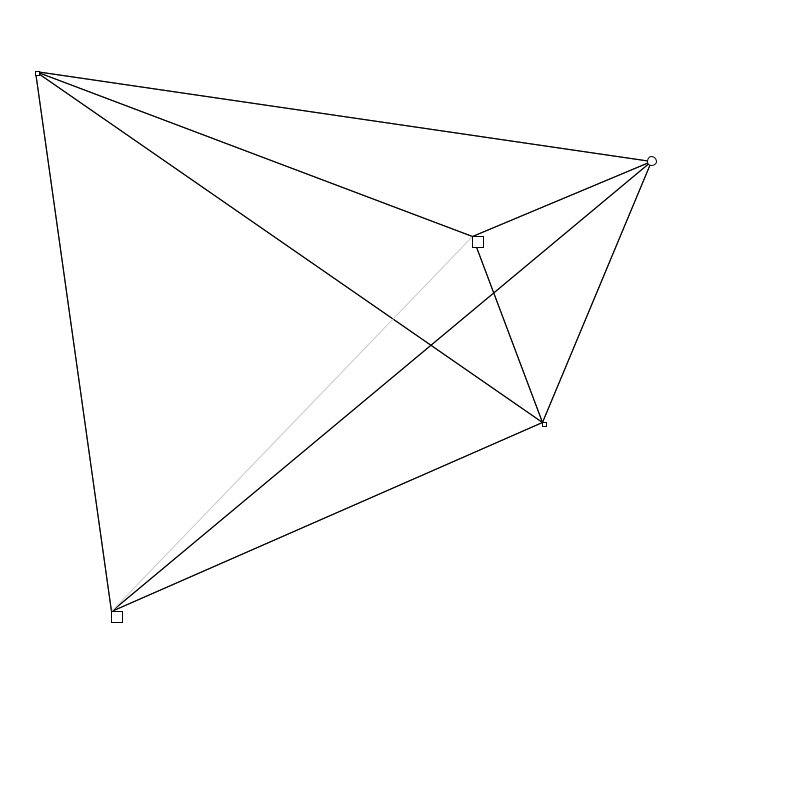
Frame 1 (no input)
Frame 60 (the mouse pressed at the canvas centre just before this capture): identical to frame 1, image omitted
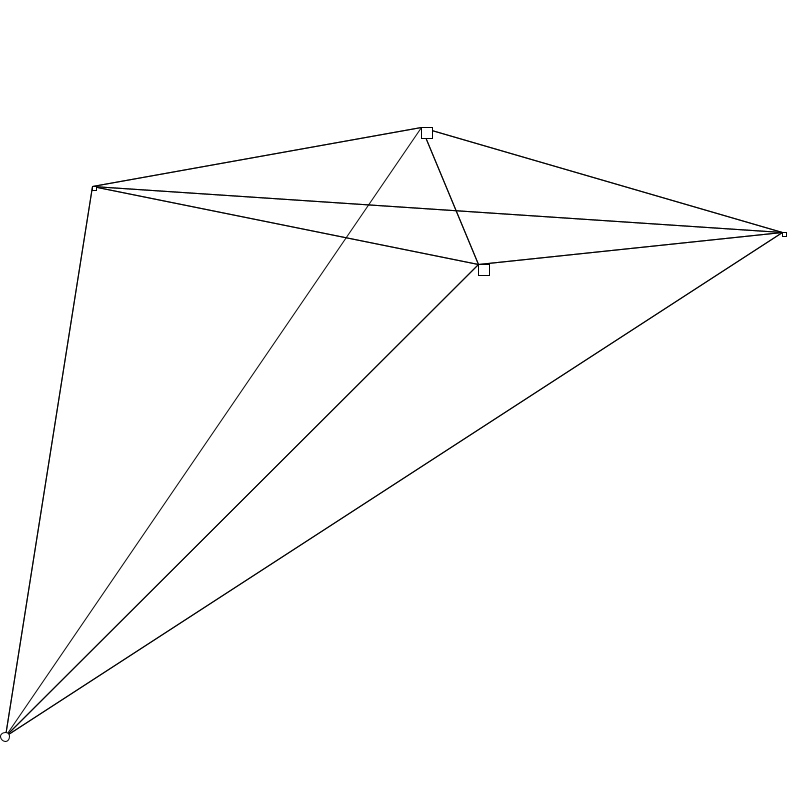
Frame 120 (the mouse held since frame 60 and released just before this capture)

The Processing sketch that drew these frames (run headless with seeded random() and noise(); from frame 60 on, the mouse is pressed at the canvas centre):

// Processing sketch: RoadNetwrokGenerator
// ── RoadNetwrokGenerator.pde
import java.util.*;
import java.util.function.*;
static float W,H ;


//is the model correct ?
//is the view correct?
//TODO draw a noisy line instead
//TODO choose a good discritization of domains
//TODO Choose a good constant a
static int citiesDistanceThreshold = 135;
static ArrayList<City> cities = new ArrayList<City>();
static ArrayList<Road> roads = new ArrayList<Road>();
static int numCities = 5;
void setup()
{

  size(800,800);
  W = width;
  H = height;
  generate();
}


  float a   = 2f;

  void generate()
  {
    roads.clear();
  City.numCities = 0;
  cities.clear();
  //init cities
  for(int  i = 0 ; i < numCities ; i++)
  {
      City city = new City();
      cities.add(city);
  }
  /*
  Collections.sort(cities,new Comparator<City>()
  {   
    public int compare(City city1,City city2)
    {
                return (int)((city2.size*10) - (city1.size*10));
    }
  });*/

  //println(Arrays.toString(cities.toArray()));
  
  for(int  i = 0 ; i < numCities ; i++)
  {
    for(int j = 0 ; j < numCities ; j++)
    {
      if(i != j)
        roads.add(new Road(cities.get(i),cities.get(j),0));
    }  
  }
  Collections.shuffle(roads);
  for(int  i = 0 ; i < roads.size() ; i++)
  {
          City city1 = roads.get(i).c1;
          City city2 = roads.get(i).c2;
          if(!city1.equals(city2))
          {
              float value =(a*M(city2)*M(city1))/(D(city1,city2)*N(city1)*N(city2));
              if(value <= 0.4f)
              {
                  //roads.add(new Road(city1,city2,0));
              }
              else
              {
                  city1.adjacents++;
                  city2.adjacents++;
                  if(value > 0.8f)
                  {
                      roads.get(i).type = 3;
                  }
                  else if(value > 0.6f)
                  {
                      roads.get(i).type = 2;
                  }
                  else if(value > 0.4)
                  {
                      roads.get(i).type = 1;
                  }                  
              }                    
          }
  }
  
  
 roads.removeIf(new Predicate<Road>(){public boolean test(Road road){return road.type == 0;}});

}
float M(City city)
{
   return city.size;
}
float N(City city)
{
  return (city.adjacents-1)/(City.numCities*1.0);
}


void draw()
{
  background(255);
  stroke(0);
    for(int j = 0; j < roads.size();j++)
  {
      roads.get(j).draw();
  }
  for(int  i = 0 ; i < numCities ; i++)
  {
    float size = cities.get(i).size; 
        if(size == City.sizes[0])
                rect(cities.get(i).x,cities.get(i).y,11,11);
        if(size == City.sizes[1])
              ellipse(cities.get(i).x,cities.get(i).y,9,9);
        if(size == City.sizes[2])
              rect(cities.get(i).x,cities.get(i).y,4,4);
  }
  
                
  if(mousePressed)
  {
    clear();
    generate();
   // a -= 0.005f;
    println(a);
  }
  
}

float D(City c1 ,City c2)
{
  return distance(c1,c2)/(W*sqrt(2));
}
static float distance(City c1 ,City c2)
{
  return sqrt(pow((c1.x-c2.x),2)+pow((c1.y-c2.y),2));
}
// ── City.pde
static class City
{

    private static int numCities = 0 ;
    int id ;
    
    int adjacents ;
        
    static float[] sizes = new float[]{0.33f,0.66f,0.99f};
    float size ;
    
    static Random rand  = new Random();
    float x ,y;
    City()
    {
        numCities++;
        id = numCities;
        adjacents = 1;
        size = sizes[(int)rand.nextInt(sizes.length)];
        
      
        boolean isVeryClose ;
        while(true)
        {
            isVeryClose = false;
            x = rand.nextFloat()*W;
            y = rand.nextFloat()*H;
            for(int i = 0 ; i < cities.size();i++)
            {
              City city = cities.get(i);
              if(distance(x,y,city.x,city.y) < citiesDistanceThreshold)            
                   isVeryClose = true;
            }
            if(isVeryClose)
                continue;
            else
                break;      
        }
        
        //  distances debug
        /*
            for(int i = 0 ; i < cities.size();i++)
            {
              println("City " +id);
                for(int k = 0 ; k < cities.size();k++)
                {
                  if(k != i)
                    println("    "+cities.get(k)+" => " +distance(x,y,cities.get(k).x,cities.get(k).y));
                }
                 println("******\n");
            }
        */
    }
    static float distance(float x1,float y1,float x2, float y2)
    {
      return sqrt(pow((x1-x2),2)+pow((y1-y2),2));   
    }

    public String toString()
    {
      return id + " size : "+size + " ,adjs: "+(adjacents-1)/(City.numCities*1.0) ;
    }
    public boolean equals(City city)
    {
      return id == city.id;
    }
}
// ── Road.pde
class Road
{
   color[] colors = new color[]{color(255,0,0),color(0,255,0),color(0,0,255)};
  int type;
  City c1 ,c2;
  Road(City city1,City city2,int t)
  {
     c1 = city1;
     c2 = city2;
     this.type = t;
     
     tmpLines = new ArrayList<Line>();
     float x = c1.x,y = c1.y;
     for(int i = 0;i < numSmallLines ;i++)
     {
       float Dx = ((1.0)/numSmallLines)*(c2.x-c1.x);
       float Dy = ((1.0)/numSmallLines)*(c2.y-c1.y);

          if(i%2 == 0)
          {
              tmpLines.add(new Line(x,y,x+Dx,y+Dy));
          }
         x = x + Dx;
         y = y + Dy;
     }
  }
  int numSmallLines = 15;
  ArrayList<Line> tmpLines;
  void draw()
  {
    
     if(type == 0)
     {}
     else if (type == 1)
     {
         stroke(200);
         for(int i = 0 ; i < tmpLines.size();i++)
         {
            Line line =  tmpLines.get(i);    
              //stroke(colors[(int)map(type,1,4,0,colors.length)]);
              line(line.a.x,line.a.y,line.b.x,line.b.y);         
         }
     }
     else if(type == 2)
     {
          stroke(200);
          line(c1.x,c1.y,c2.x,c2.y);   
     }
     else if(type == 3)
     {
          stroke(0);
          line(c1.x,c1.y,c2.x,c2.y);   
     }
  }
  
  class Line
  {
   PVector a, b;
   Line(PVector aa,PVector bb)
   {
         a = aa;
         b = bb;  
   }
   Line(float ax,float ay,float bx,float by)
   {
        a = new PVector();
        b = new PVector();
         a.x = ax;
         a.y = ay;
         b.x = bx;
         b.y = by;
        
   }
   public String toString()
   {
       return "{ "+a+" , "+b+"}";
   }
  }
  

}
